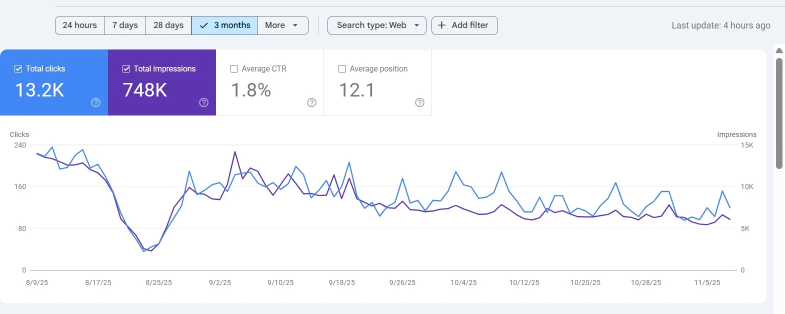
#> input picture assets/images/case-3-ecommerce-main.webp, 1569 x 628 px, given as the content of the folder D:/Ismail El Asiouty/Prtfolo images, which was not available (shown at 1/2 size)
$ python optimize_images.py
#> lines starting #> are read from the running program, lines starting #| are printed output that depends on the picture; pictures that were not available may be replaced by others from this repository, and a replacement may not be noted
#!/usr/bin/env python3
"""
Image optimization script for Ismail El Asiouty SEO Portfolio.
- Generates a single contact sheet of all source images.
- Crops and resizes portrait (900px, 480px WebP, 1200x630 og-image.jpg).
- Generates transparent logo using alpha = max(R,G,B) & un-premultiplied RGB.
- Generates favicon suite (32, 180, 512, ico).
- Optimizes case study and evidence screenshots to WebP (max width 1600px, quality 85).
- Outputs metadata JSON with widths and heights for zero-CLS HTML.
"""

import os
import json
import math
from pathlib import Path
from PIL import Image, ImageDraw, ImageFont, ImageFilter

SOURCE_DIR = Path(r"D:\Ismail El Asiouty\Prtfolo images")
DEST_DIR = Path(r"D:\Ismail El Asiouty\assets\images")
ARTIFACT_DIR = Path(r"C:\Users\dell\.gemini\antigravity\brain\014e935a-f4ea-475e-b855-b978222727d3")

DEST_DIR.mkdir(parents=True, exist_ok=True)
ARTIFACT_DIR.mkdir(parents=True, exist_ok=True)

# 1. Inspect source directory
all_source_files = list(SOURCE_DIR.iterdir())
print(f"Total source files found: {len(all_source_files)}")

# Find Tourist office with any extension
tourist_office_files = [f for f in all_source_files if "tourist" in f.name.lower()]
if not tourist_office_files:
    print("[MISSING FILE] 'Tourist office' image NOT found in source directory.")
else:
    print(f"Found Tourist office: {tourist_office_files}")

# Map source files by normalized key
source_map = {}
for f in all_source_files:
    clean_name = f.stem.replace('\xa0', ' ').strip()
    source_map[clean_name] = f
    print(f"Mapped '{f.name}' -> '{clean_name}'")

# 2. Build Contact Sheet
def generate_contact_sheet():
    valid_images = []
    for f in sorted(all_source_files, key=lambda x: x.name):
        try:
            im = Image.open(f)
#> im is the input picture: PIL image 1569x628 RGB; mean R, G, B 238, 240, 248.1
            valid_images.append((f.name, im.size, f))
        except Exception as e:
            print(f"Skipping non-image {f.name}: {e}")

    num_imgs = len(valid_images)
#> num_imgs = 1
    cols = 4
    rows = math.ceil(num_imgs / cols)
#> rows = 1
    cell_w, cell_h = 420, 320
    sheet_w = cols * cell_w
    sheet_h = rows * cell_h + 80
#> sheet_h = 400

    sheet = Image.new("RGB", (sheet_w, sheet_h), color="#0F1114")
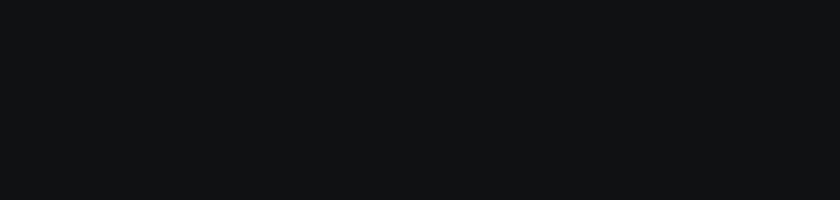
#> sheet: PIL image 1680x400 RGB (shown at 1/2 size); mean R, G, B 15, 17, 20
    draw = ImageDraw.Draw(sheet)

    # Header
    draw.text((30, 25), "Source Images Contact Sheet - Ismail El Asiouty SEO Portfolio", fill="#D4AF37")

    for idx, (fname, (w, h), fpath) in enumerate(valid_images):
        col = idx % cols
#> col = 0
        row = idx // cols
#> row = 0
        x = col * cell_w + 15
#> x = 15
        y = row * cell_h + 80
#> y = 80

        # Draw frame
        draw.rectangle([x, y, x + cell_w - 30, y + cell_h - 20], outline="#2A2F3D", fill="#151922")

        # Load and thumbnail
        with Image.open(fpath) as img:
            img_copy = img.copy()
            img_copy.thumbnail((cell_w - 50, cell_h - 70), Image.Resampling.LANCZOS)
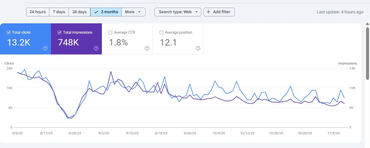
#> img_copy: PIL image 370x148 RGB; mean R, G, B 237.8, 239.8, 247.9
            tw, th = img_copy.size
#> tw = 370; th = 148
            # center in box
            ox = x + ((cell_w - 30) - tw) // 2
#> ox = 25
            oy = y + 10 + ((cell_h - 80) - th) // 2
#> oy = 136
            if img_copy.mode in ("RGBA", "LA"):
                sheet.paste(img_copy, (ox, oy), img_copy)
            else:
                sheet.paste(img_copy, (ox, oy))
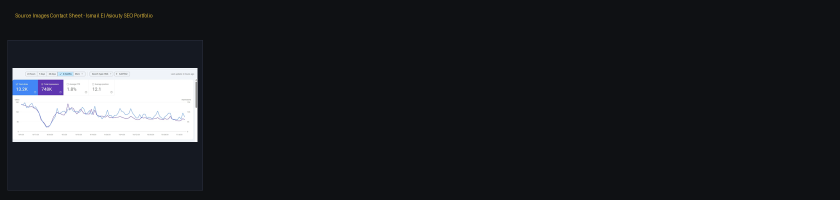
#> sheet: PIL image 1680x400 RGB (shown at 1/2 size); mean R, G, B 33.9, 36.1, 40

        # Caption
        label = f"{fname} ({w}x{h})"
#> label = 'case-3-ecommerce-main.webp (1569x628)'
        draw.text((x + 10, y + cell_h - 38), label, fill="#ECE8DF")

    contact_path_dest = DEST_DIR / "contact-sheet.png"
    contact_path_art = ARTIFACT_DIR / "contact-sheet.png"
    sheet.save(contact_path_dest, "PNG")
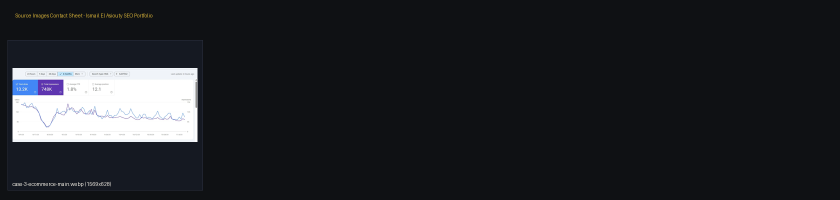
#> saved as contact-sheet.png: PIL image 1680x400 RGB (shown at 1/2 size); mean R, G, B 34.1, 36.2, 40.1
    sheet.save(contact_path_art, "PNG")
    print(f"Contact sheet saved to {contact_path_dest} and {contact_path_art}")

generate_contact_sheet()

# 3. Optimization pipeline
metadata = {}

def get_source_file(candidates):
    for c in candidates:
        if c in source_map:
            return source_map[c]
    # Try fuzzy match
    for k, v in source_map.items():
        for c in candidates:
            if c.lower() == k.lower():
                return v
    return None

# --- A. Portrait ---
portrait_file = get_source_file(["Ismail El Asiouty"])
if portrait_file:
    print(f"Processing portrait: {portrait_file.name}")
    with Image.open(portrait_file) as img:
        img_rgb = img.convert("RGB")
        pw, ph = img_rgb.size
        # Crop square centered around upper-middle to preserve face
        # Typically face is in upper half
        side = min(pw, ph)
        left = (pw - side) // 2
        # Slight upward bias for face
        top = max(0, min((ph - side) // 4, ph - side))
        crop_box = (left, top, left + side, top + side)
        cropped = img_rgb.crop(crop_box)

        # 900x900 WebP
        p900 = cropped.resize((900, 900), Image.Resampling.LANCZOS)
        p900.save(DEST_DIR / "ismail-el-asiouty-900.webp", "WEBP", quality=90)
        metadata["portrait_900"] = {"file": "assets/images/ismail-el-asiouty-900.webp", "width": 900, "height": 900}

        # 480x480 WebP
        p480 = cropped.resize((480, 480), Image.Resampling.LANCZOS)
        p480.save(DEST_DIR / "ismail-el-asiouty-480.webp", "WEBP", quality=88)
        metadata["portrait_480"] = {"file": "assets/images/ismail-el-asiouty-480.webp", "width": 480, "height": 480}

        # OG Image (1200x630)
        og = Image.new("RGB", (1200, 630), color="#0F1114")
        og_draw = ImageDraw.Draw(og)
        # Background subtle gradient/glow
        for r in range(400, 0, -10):
            alpha_val = int(25 * (1 - r / 400))
            og_draw.ellipse([850 - r, 315 - r, 850 + r, 315 + r], outline=(212, 175, 55, alpha_val))

        # Draw portrait on right side with gold border
        portrait_og = cropped.resize((440, 440), Image.Resampling.LANCZOS)
        og.paste(portrait_og, (700, 95))
        og_draw.rectangle([696, 91, 1144, 539], outline="#D4AF37", width=3)

        # Accent line & Typography on left side
        og_draw.rectangle([80, 140, 84, 490], fill="#D4AF37")
        og_draw.text((110, 160), "ISMAIL EL ASIOUTY", fill="#D4AF37")
        og_draw.text((110, 220), "SEO Specialist", fill="#ECE8DF")
        og_draw.text((110, 310), "Technical SEO · GEO & AEO\nPython & AI-Powered Tools", fill="#A8A396")
        og_draw.text((110, 440), "Proven Organic Growth & Search Architecture", fill="#E8C96A")

        og.save(DEST_DIR / "og-image.jpg", "JPEG", quality=90)
        metadata["og_image"] = {"file": "assets/images/og-image.jpg", "width": 1200, "height": 630}
        print("Portrait and OG image generated successfully.")

# --- B. Logo ---
logo_file = get_source_file(["logo"])
if logo_file:
    print(f"Processing logo: {logo_file.name}")
    with Image.open(logo_file) as img:
        img_rgb = img.convert("RGB")
        lw, lh = img_rgb.size
        # Save original copy
        img_rgb.save(DEST_DIR / "logo-original.jpg", "JPEG", quality=95)

        # Make transparent version: alpha = max(R,G,B), rgb = rgb / (alpha/255.0)
        img_rgba = img.convert("RGBA")
        pixels = img_rgba.load()
        for y in range(lh):
            for x in range(lw):
                r, g, b, _ = pixels[x, y]
                alpha = max(r, g, b)
                if alpha == 0:
                    pixels[x, y] = (0, 0, 0, 0)
                else:
                    norm = alpha / 255.0
                    new_r = min(255, int(round(r / norm)))
                    new_g = min(255, int(round(g / norm)))
                    new_b = min(255, int(round(b / norm)))
                    pixels[x, y] = (new_r, new_g, new_b, alpha)

        img_rgba.save(DEST_DIR / "logo-transparent.png", "PNG")
        metadata["logo"] = {"file": "assets/images/logo-transparent.png", "width": lw, "height": lh}

        # Favicons: 32x32, 180x180 (apple-touch-icon), 512x512
        fav32 = img_rgba.resize((32, 32), Image.Resampling.LANCZOS)
        fav32.save(DEST_DIR / "favicon-32x32.png", "PNG")

        fav180 = img_rgba.resize((180, 180), Image.Resampling.LANCZOS)
        fav180.save(DEST_DIR / "apple-touch-icon.png", "PNG")

        fav512 = img_rgba.resize((512, 512), Image.Resampling.LANCZOS)
        fav512.save(DEST_DIR / "favicon-512x512.png", "PNG")

        fav32.save(DEST_DIR / "favicon.ico", format="ICO")
        print("Logo and favicons generated successfully.")

# --- C. Screenshots Pipeline ---
def optimize_screenshot(source_names, dest_name, label=""):
    src = get_source_file(source_names)
    if not src:
        print(f"[NOT FOUND] Screenshot for {dest_name} (checked: {source_names})")
        return None
    with Image.open(src) as img:
        img_rgb = img.convert("RGB")
        w, h = img_rgb.size
        # Max width 1600px
        if w > 1600:
            target_w = 1600
            target_h = int(round(h * (1600.0 / w)))
            optimized = img_rgb.resize((target_w, target_h), Image.Resampling.LANCZOS)
        else:
            target_w, target_h = w, h
            optimized = img_rgb

        out_path = DEST_DIR / f"{dest_name}.webp"
        optimized.save(out_path, "WEBP", quality=85)
        meta_entry = {
            "file": f"assets/images/{dest_name}.webp",
            "source": src.name,
            "label": label or src.stem.replace('\xa0', ' ').strip(),
            "width": target_w,
            "height": target_h
        }
        metadata[dest_name] = meta_entry
        print(f"Saved {dest_name}.webp ({target_w}x{target_h}) from {src.name}")
        return meta_entry

# Case Studies
optimize_screenshot(["GSC Medical 2"], "case-1-medical-main", "GSC Medical 2")
optimize_screenshot(["GSC Medical"], "case-1-medical-secondary", "GSC Medical")
optimize_screenshot(["Tourist office", "Tourist Office"], "case-2-travel-main", "Tourist office")
optimize_screenshot(["GSC 5"], "case-3-ecommerce-main", "GSC 5")

# Evidence Gallery
optimize_screenshot(["GSC 4"], "gsc-4", "GSC 4")
optimize_screenshot(["GSC AI1"], "gsc-ai-1", "GSC AI1")
optimize_screenshot(["GSC AI2"], "gsc-ai-2", "GSC AI2")
optimize_screenshot(["GSC index1"], "gsc-index-1", "GSC index1")
optimize_screenshot(["GSC index2"], "gsc-index-2", "GSC index2")
optimize_screenshot(["GSC1"], "gsc-1", "GSC1")
optimize_screenshot(["GSC2"], "gsc-2", "GSC2")
optimize_screenshot(["GSC3"], "gsc-3", "GSC3")

# Save metadata
with open(DEST_DIR / "images-meta.json", "w", encoding="utf-8") as f:
    json.dump(metadata, f, indent=2)

print("\n--- Summary of Image Metadata ---")
for k, v in metadata.items():
    print(f"  {k}: {v.get('file')} ({v.get('width')}x{v.get('height')})")

$ run again, on assets/images/gsc-1.webp
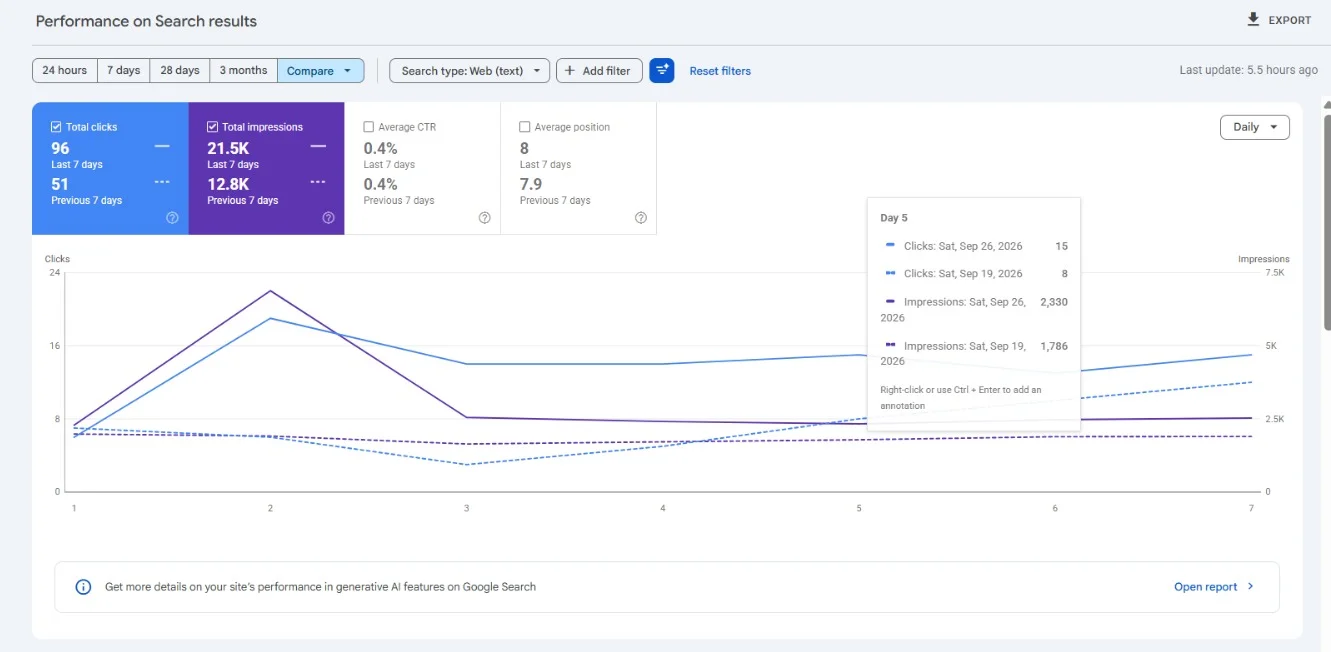
#> input picture assets/images/gsc-1.webp, 1331 x 652 px, given as the content of the folder D:/Ismail El Asiouty/Prtfolo images, which was not available
#> in generate_contact_sheet, im is the input picture: PIL image 1331x652 RGB; mean R, G, B 240.2, 241.9, 248.6
#> in generate_contact_sheet, `img_copy.thumbnail((cell_w - 50, cell_h - 70), Image.Resampling.LANCZOS)`:
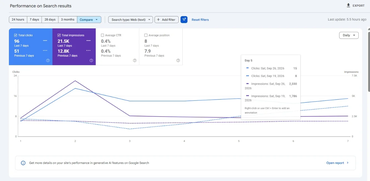
#> img_copy: PIL image 370x181 RGB; mean R, G, B 239.9, 241.7, 248.4
#> in generate_contact_sheet, `sheet.paste(img_copy, (ox, oy))`:
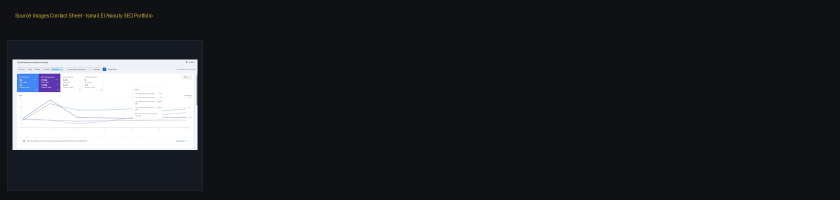
#> sheet: PIL image 1680x400 RGB (shown at 1/2 size); mean R, G, B 38.1, 40.2, 43.9

$ run again, on assets/images/gsc-2.webp
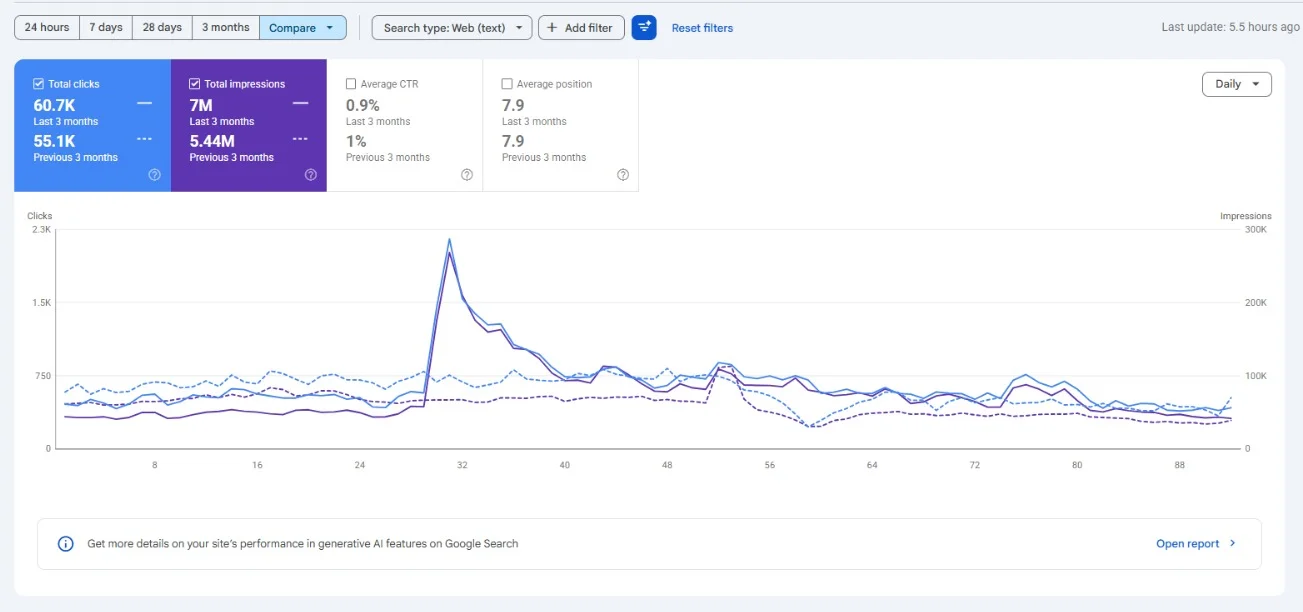
#> input picture assets/images/gsc-2.webp, 1303 x 612 px, given as the content of the folder D:/Ismail El Asiouty/Prtfolo images, which was not available
#> in generate_contact_sheet, im is the input picture: PIL image 1303x612 RGB; mean R, G, B 240.6, 242.2, 249.2
#> in generate_contact_sheet, `img_copy.thumbnail((cell_w - 50, cell_h - 70), Image.Resampling.LANCZOS)`:
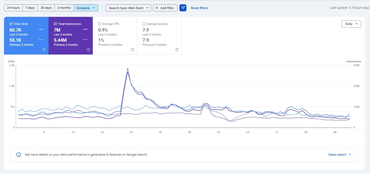
#> img_copy: PIL image 370x174 RGB; mean R, G, B 240.4, 242, 249
#> in generate_contact_sheet, `sheet.paste(img_copy, (ox, oy))`:
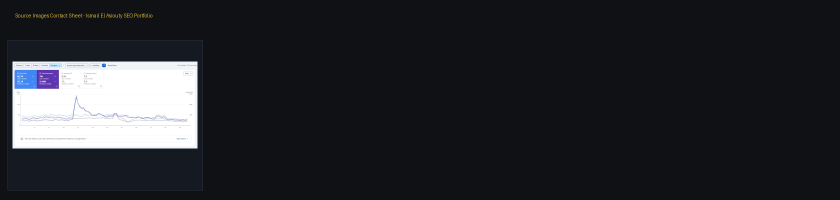
#> sheet: PIL image 1680x400 RGB (shown at 1/2 size); mean R, G, B 37.3, 39.4, 43.1
